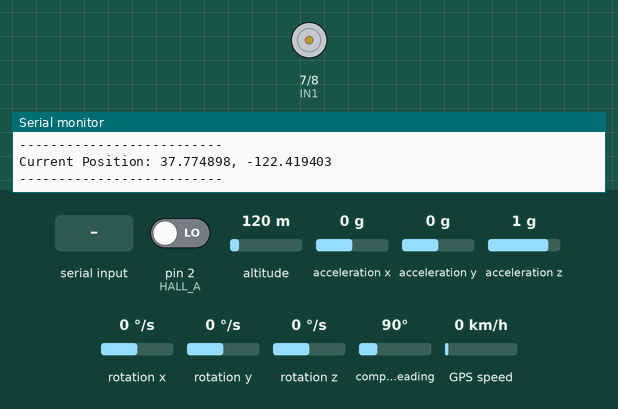
Bench run of a sketch on a simulated Arduino Uno, built with avr-gcc and run on an emulated ATmega328P. Shown: motor-driver pin pairs drawn as motors (green arrow = first pin HIGH = forward, orange = second pin HIGH = backward, longer = more drive, scaled by the enable pin), the last lines printed to the serial monitor. The test bench sets the inputs (shaded band); at power-on: rotation z 0 °/s, pin 2 (HALL_A) LOW, altitude 120 m, acceleration x 0 g, acceleration y 0 g, acceleration z 1 g, rotation x 0 °/s, rotation y 0 °/s, compass heading 90°, GPS speed 0 km/h. The GPS gets a fix after 3 s at 37.7749, -122.4194 with 8 satellites.

Above: at 4.2 s.
4.3 s: "30,150\n" received over Serial
At 4.9 s:
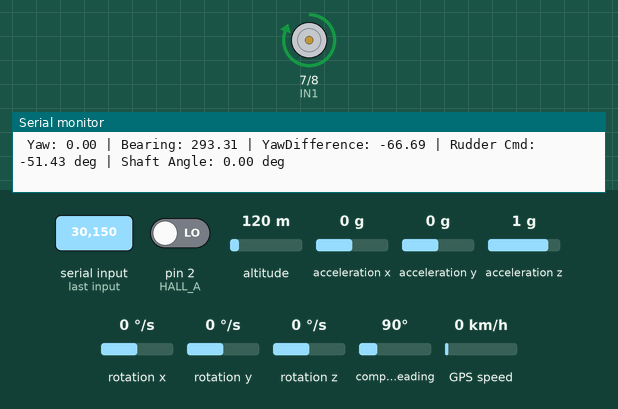
5.8 s: rotation z set to -14 °/s
9.8 s: rotation z set to -17 °/s
12.1 s: rotation z set to 184 °/s
At 13.9 s:
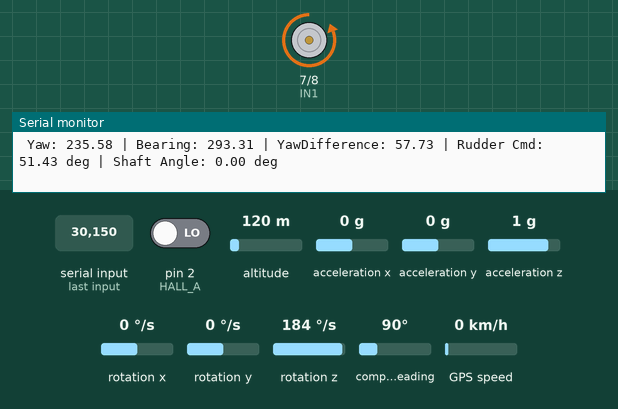
Timing chart, 0 to 17.1 s (numbered marks = the images above; inputs shaded):
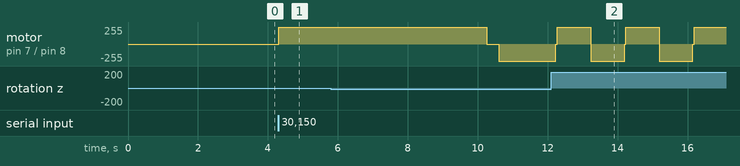

Measured:
- after the input at 4.3 s, motor on pin 7 (IN1) / pin 8 (IN2): stopped → forward 255/255 at once
- after the input at 12.1 s, motor on pin 7 (IN1) / pin 8 (IN2): alternates forward 255/255 for 0.99 s and backward 255/255 for 0.96 s, starting after 0.14 s

The sketch:

NIOT_integrated_test.ino
```cpp
#define HALL_A 2                                                                       // hall sensor pins:
#define HALL_B 3

volatile int position = 0;                                                             // hall sensor variables & constants:
const float pulsesPerRevolution = 14.0;
const float degreesPerPulse = 360.0 / pulsesPerRevolution;
volatile unsigned long lastPulseTime = 0;
float estimatedAngle = 0;


#define IN1 7                                                                          // motor driver pins:
#define IN2 8
#define ENA 9

#include <TinyGPSPlus.h>                                                               // gps pins & libraries:
#include <SoftwareSerial.h>
SoftwareSerial gpsSerial(10, 11);
TinyGPSPlus gps;

double destinationLat = 0.0;                                                           // gps variables:
double destinationLon = 0.0;
double currentLat = 0.0;
double currentLon = 0.0;

#include <Wire.h>                                                                      // imu libraries:
#include <MPU6050_tockn.h>
MPU6050 mpu6050(Wire);

const float alpha = 0.98;                                                              // imu variables & constants:
float pitch = 0, roll = 0, yaw = 0;
unsigned long prevTime = 0;

const float L = 1.5;                                                                   // glider constants:
const float V = 0.35;
const float Cr = 0.3;
const float Iz = 0.3279;
const float maxRudderAngle = 51.43;                                                    // we can change to 60 degree

void setup() {

    // hall sensor:
    pinMode(HALL_A, INPUT);
    pinMode(HALL_B, INPUT);

    // motor driver:
    pinMode(IN1, OUTPUT);
    pinMode(IN2, OUTPUT);
    pinMode(ENA, OUTPUT);

    // baud rate:
    Serial.begin(115200);
    gpsSerial.begin(9600);

    attachInterrupt(digitalPinToInterrupt(HALL_A), hallSensorISR, CHANGE);            // to detect the pulse changes always
    position = 0;
    estimatedAngle = 0;

    Serial.println("System Initialized. Starting at 0 degrees.");

    Wire.begin();                                                                    // for i2c communication
    mpu6050.begin();
    Serial.println("Calibrating gyroscope... Keep the sensor still.");
    mpu6050.calcGyroOffsets(true);
    Serial.println("Calibration complete.");

    prevTime = millis();

    Serial.println("GPS Data Processing Started...");
    Serial.println("Enter Destination Latitude and Longitude in format: lat lon");
}

void loop() {
    while (gpsSerial.available()) gps.encode(gpsSerial.read());

    if (Serial.available()) {
        char incoming = Serial.peek();

        // Quit command
        if (incoming == 'q' || incoming == 'Q') {
            Serial.read();                                                            // now actually consume the character
            Serial.println("Quit command received. Returning rudder to 0 degrees...");

            float neutralAngle = 0.0;
            while (abs(estimatedAngle - neutralAngle) > 0.1) {                        // within rudderTolerance
                analogWrite(ENA, 255);
                if (estimatedAngle > neutralAngle) {
                    digitalWrite(IN1, HIGH);
                    digitalWrite(IN2, LOW);
                } else {
                    digitalWrite(IN1, LOW);
                    digitalWrite(IN2, HIGH);
                }
                delay(10);                                                           // small delay to allow position update
                updateEstimatedAngle();
                Serial.println(estimatedAngle);
            }

            analogWrite(ENA, 0);
            digitalWrite(IN1, LOW);
            digitalWrite(IN2, LOW);

            Serial.println("Rudder centered. System halted. Reset Arduino to resume.");

            while (true);                                                           // infinite loop halts the system until reset
        }
        float lat = Serial.parseFloat();
        float lon = Serial.parseFloat();
        if (lat != 0.0 && lon != 0.0) {
            destinationLat = lat;
            destinationLon = lon;
            Serial.print("Destination Set: ");
            Serial.print(destinationLat, 6);
            Serial.print(", ");
            Serial.println(destinationLon, 6);
        } else {
            Serial.println("Invalid destination coordinates, check the format.");
        }

        while (Serial.available()) Serial.read();
    }

    if (gps.location.isUpdated()) {
        currentLat = gps.location.lat();
        currentLon = gps.location.lng();

        Serial.print("Current Position: ");
        Serial.print(currentLat, 6); Serial.print(", ");
        Serial.println(currentLon, 6);

        if (destinationLat != 0.0 && destinationLon != 0.0) {
            double bearing = calculateBearing(currentLat, currentLon, destinationLat, destinationLon);
            double distance = calculateDistance(currentLat, currentLon, destinationLat, destinationLon);

            Serial.print("Bearing Angle to Destination: ");
            Serial.println(bearing, 2);

            Serial.print("Distance to Destination (m): ");
            Serial.println(distance, 2);
        }

        Serial.println("--------------------------");
    }

    if (destinationLat != 0.0 && destinationLon != 0.0 && currentLat != 0.0 && currentLon != 0.0) {
        mpu6050.update();

        unsigned long currentTime = millis();
        float deltaTime = (currentTime - prevTime) / 1000.0;                    // convert to seconds from milli
        prevTime = currentTime;

        float accX = mpu6050.getAccX();
        float accY = mpu6050.getAccY();
        float accZ = mpu6050.getAccZ();
        float gyroX = mpu6050.getGyroX();
        float gyroY = mpu6050.getGyroY();

        float gyroZ = mpu6050.getGyroZ();                                       // gyroZ is used other datas are for future usage

        float accPitch = atan2(accY, sqrt(accX * accX + accZ * accZ)) * 180 / PI;
        float accRoll  = atan2(-accX, accZ) * 180 / PI;

        pitch = alpha * (pitch + gyroX * deltaTime) + (1 - alpha) * accPitch;
        roll  = alpha * (roll  + gyroY * deltaTime) + (1 - alpha) * accRoll;
        yaw  += gyroZ * deltaTime;                                              // yaw is used and other datas are for future usage

        if (yaw < 0) yaw += 360;
        if (yaw >= 360) yaw -= 360;

        Serial.print(" Yaw: "); Serial.print(yaw, 2);

        updateEstimatedAngle();


        double bearing = calculateBearing(currentLat, currentLon, destinationLat, destinationLon);
        float yawDiff = bearing - yaw;
        if (yawDiff > 180) yawDiff -= 360;                                      // constrain within +-180 degree to avoid over steering
        if (yawDiff < -180) yawDiff += 360;

        float Kp = 1.2;                                                         // control the rudder command proportional gain
        float rudderAngleDeg = constrain(Kp * yawDiff, -maxRudderAngle, maxRudderAngle);       // constrain within the maximum rudder angle

        float yawTolerance = 3.0;                                               // avoid over sensitive
        float rudderTolerance = 1.5;                                            // avoid over sensitive

        bool yawAligned = abs(yawDiff) <= yawTolerance;                         // true|false so bool
        bool rudderReached = abs(estimatedAngle - rudderAngleDeg) <= rudderTolerance;

        bool beyondPositiveLimit = (estimatedAngle >= maxRudderAngle && rudderAngleDeg > estimatedAngle);
        bool beyondNegativeLimit = (estimatedAngle <= -maxRudderAngle && rudderAngleDeg < estimatedAngle);


        // control logic to allow reverse from limit:

        if (yawAligned || rudderReached || beyondPositiveLimit || beyondNegativeLimit) {
            analogWrite(ENA, 0);
        } else {
            analogWrite(ENA, 255);

            if (rudderAngleDeg > estimatedAngle) {
                digitalWrite(IN1, LOW);
                digitalWrite(IN2, HIGH);
            } else {
                digitalWrite(IN1, HIGH);
                digitalWrite(IN2, LOW);
            }
        }

        Serial.print(" | Bearing: "); Serial.print(bearing, 2);                   // result outputs:
        Serial.print(" | YawDifference: "); Serial.print(yawDiff);
        Serial.print(" | Rudder Cmd: "); Serial.print(rudderAngleDeg, 2);
        Serial.print(" deg | Shaft Angle: "); Serial.print(estimatedAngle, 2);
        Serial.println(" deg");


    }
}

void updateEstimatedAngle() {
    estimatedAngle = position * degreesPerPulse;

}

void hallSensorISR() {
    bool ha = digitalRead(HALL_A);
    bool hb = digitalRead(HALL_B);

    if (ha == hb) {                                                              // quadrature encoding
        position--;
    } else {
        position++;
    }

    lastPulseTime = micros();
}

double calculateBearing(double lat1, double lon1, double lat2, double lon2) {
    lat1 = radians(lat1);
    lon1 = radians(lon1);
    lat2 = radians(lat2);
    lon2 = radians(lon2);

    double dLon = lon2 - lon1;
    double y = sin(dLon) * cos(lat2);
    double x = cos(lat1) * sin(lat2) - sin(lat1) * cos(lat2) * cos(dLon);
    double bearing = atan2(y, x);                                               // initial bearing angle
    bearing = degrees(bearing);                                                 // in degree
    return (bearing < 0) ? bearing + 360.0 : bearing;                           // to make it only positive
}

double calculateDistance(double lat1, double lon1, double lat2, double lon2) {
    const double R = 6371000;
    lat1 = radians(lat1);
    lon1 = radians(lon1);
    lat2 = radians(lat2);
    lon2 = radians(lon2);

    double dLat = lat2 - lat1;
    double dLon = lon2 - lon1;

    double a = sin(dLat / 2) * sin(dLat / 2) +
               cos(lat1) * cos(lat2) * sin(dLon / 2) * sin(dLon / 2);

    double c = 2 * atan2(sqrt(a), sqrt(1 - a));                                 // angular distance
    return R * c;                                                               // haversine formula
}
```
